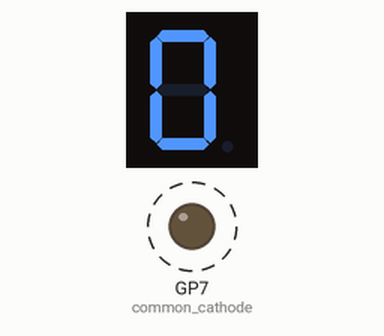
This program was run on a simulated Raspberry Pi Pico running MicroPython. Parts: 1-digit seven-segment display, output pins drawn as LEDs (lit = HIGH). Dashed ring = blinking. The segment pins are drawn as the display they are named for; pins used as bus, display or sensor lines are not drawn.

Above: at 0.1 s.
At 2.5 s:
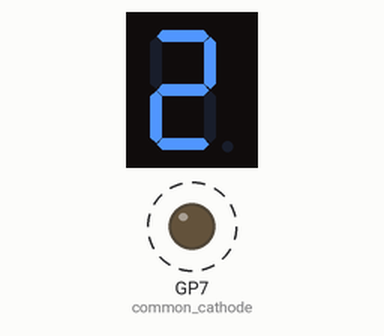
At 6.1 s:
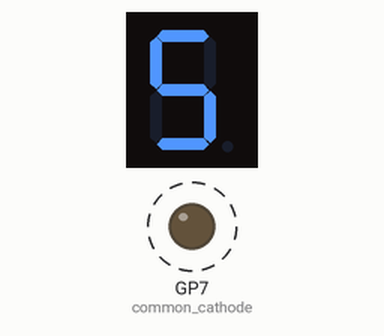
At 11.9 s:
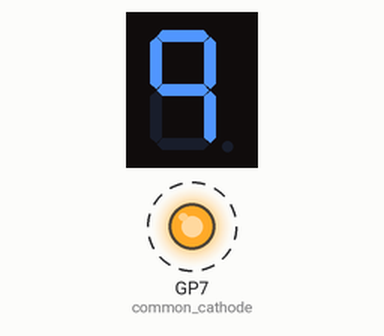
Timing chart, 0 to 40.0 s (numbered marks = the images above):
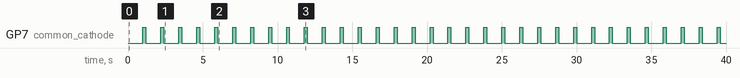

The program:

7_seg_led.py
```python
from machine import Pin
from time import sleep

# Define the GPIO pins for each segment of the display
# Connect the pins to the corresponding segments of the 7-segment display
segments = [Pin(0, Pin.OUT),   # a
            Pin(1, Pin.OUT),   # b
            Pin(2, Pin.OUT),   # c
            Pin(3, Pin.OUT),   # d
            Pin(4, Pin.OUT),   # e
            Pin(5, Pin.OUT),   # f
            Pin(6, Pin.OUT)]   # g

# Define the common cathode pin for the 7-segment display
common_cathode = Pin(7, Pin.OUT)

# Define the patterns for each digit (0 to 9) on the display
digit_patterns = [
    [0, 0, 0, 0, 0, 0, 1], # 0
    [1, 0, 0, 1, 1, 1, 1], # 1
    [0, 0, 1, 0, 0, 1, 0], # 2
    [0, 0, 0, 0, 1, 1, 0], # 3
    [1, 0, 0, 1, 1, 0, 0], # 4
    [0, 1, 0, 0, 1, 0, 0], # 5
    [0, 1, 0, 0, 0, 0, 0], # 6
    [0, 0, 0, 1, 1, 1, 1], # 7
    [0, 0, 0, 0, 0, 0, 0], # 8
    [0, 0, 0, 1, 1, 0, 0], # 9
  ]

def display_digit(digit):
    # Activate the corresponding segments based on the digit pattern
    for i, state in enumerate(digit_patterns[digit]):
        segments[i].value(state)

try:
    while True:
        for num in range(10):
            # Display each digit for a short period (e.g., 1 second)
            display_digit(num)
            common_cathode.value(0)  # Turn on the display
            sleep(1)
            common_cathode.value(1)  # Turn off the display
            sleep(0.2)  # Pause between digits

except KeyboardInterrupt:
    # Turn off all segments and the display before exiting
    for segment in segments:
        segment.value(0)
    common_cathode.value(1)
```

Measured:
- by itself, GP7 (common_cathode): alternates HIGH for 0.20 s and LOW for 1.0 s
- by itself, everything shown: repeats every 12.0 s, in 30 steps
- what the display in image 0 shows lasts 1.2 s, from 0.1 s to 1.3 s
